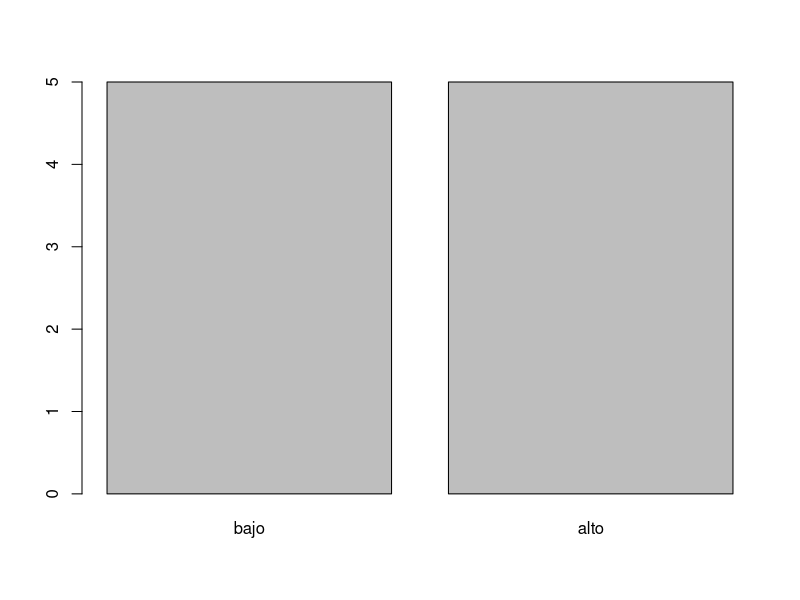
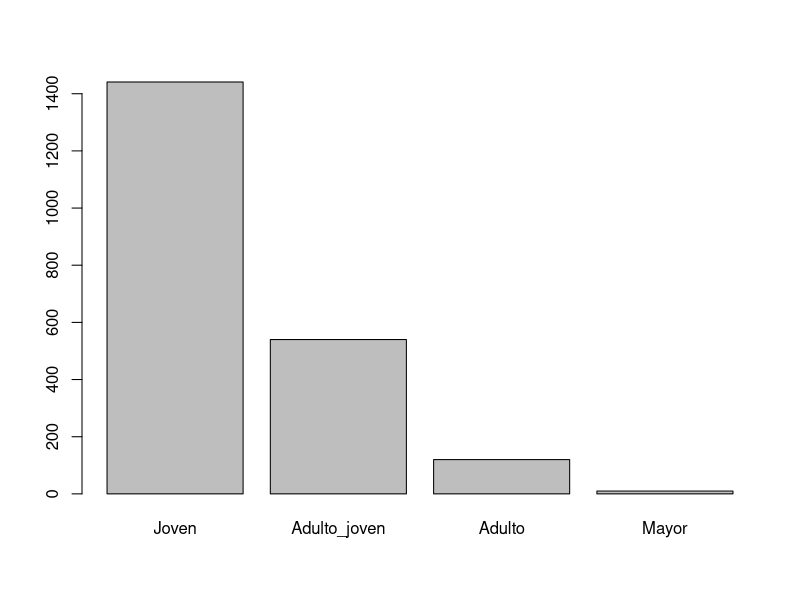
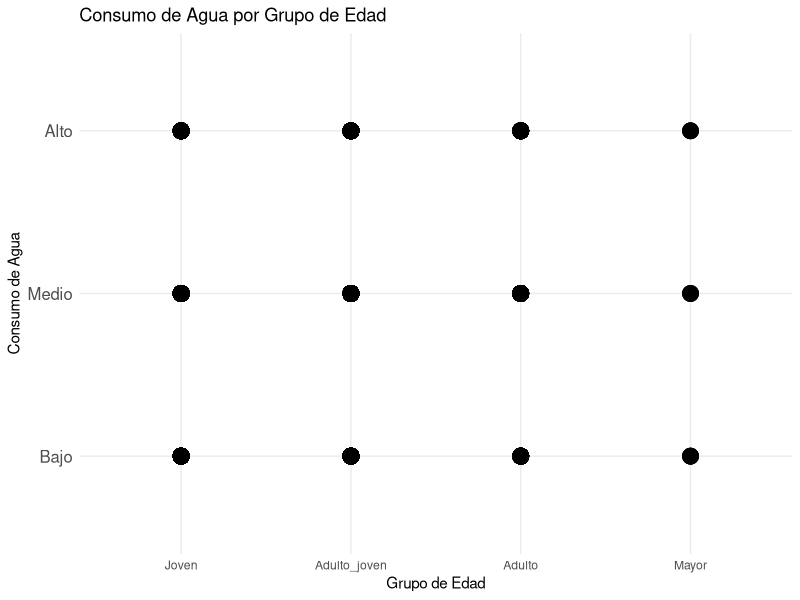
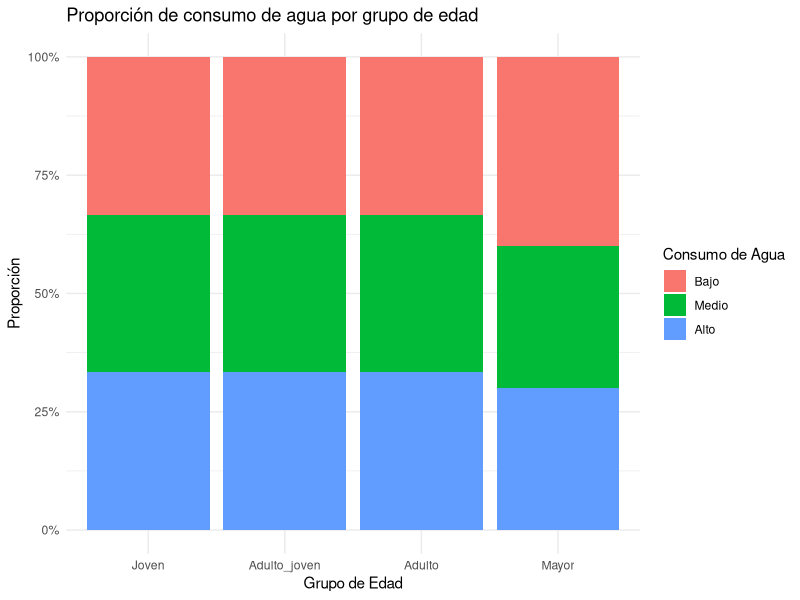

Write R code to recreate these figures, in order.
# ejemplo de discretizacion

install.packages("dplyr")
library("dplyr")

install.packages("readxl")
library("readxl")

install.packages("rstatix")
library("rstatix")

install.packages("ggpubr")
library("ggpubr")

id <- 1:10
estatura <- c(150,160,165,170,175,180,185,190,172,171)


# crear una base de datos
bd1 <- data.frame(id,estatura)
bd1

summary(bd1$estatura)

summary(bd1)
median(bd1$estatura)
#creamos un campo para la discre
bd1['discre'] <- cut(bd1$estatura,
                     breaks = c(min(bd1$estatura), median(bd1$estatura), max(bd1$estatura)),
                     labels = c('bajo','alto'),
                     include.lowest = TRUE)

head(bd1)

cuartiles <- quantile(estatura, probs = c(0, 0.25, 0.50, 0.75, 1))

summary(cuartiles)
print(as.numeric(cuartiles))
#visualizamos
plot(bd1$discre)
bd1['discre'] <- cut(bd1$estatura,
                     breaks = as.numeric(cuartiles),
                     labels = c('bajo','mediano','alto','muy alto'),
                     include.lowest = TRUE)

# bajo, normal, alto


data2 <- read.csv('obe.csv')
df <- data.frame(data2)
summary(data2)


data2$cat_edad <- cut(
  data2$Edad,
  breaks = 4,
  labels = c("Joven","Adulto_joven","Adulto","Mayor")
)

summary(data2)
summary(data2$CH2O_cat)
plot(data2$cat_edad)

data2 <- data2 %>%
  group_by(cat_edad) %>%
  mutate(CH2O_cat = ntile(CH2O, 3)) %>%  
  ungroup()




data2$CH2O_cat <- factor(data2$CH2O_cat, labels = c("Bajo","Medio","Alto"))


ggplot(data2, aes(x = cat_edad, y = CH2O_cat)) +
  geom_point(size = 5) +
  labs(title = "Consumo de Agua por Grupo de Edad",
       x = "Grupo de Edad",
       y = "Consumo de Agua") +
  theme_minimal() +
  theme(axis.text.y = element_text(size = 12),
        axis.ticks.y = element_blank())


data2$CH2O_cat <- factor(data2$CH2O_cat, levels = c("Bajo","Medio","Alto"))

# Tabla cruzada Edad vs Consumo de agua
table(data2$cat_edad, data2$CH2O_cat)


ggplot(data2, aes(x = cat_edad, fill = CH2O_cat)) +
  geom_bar(position = "fill") +   # posición "fill" para proporciones
  labs(title = "Proporción de consumo de agua por grupo de edad",
       x = "Grupo de Edad", 
       y = "Proporción", 
       fill = "Consumo de Agua") +
  scale_y_continuous(labels = scales::percent_format()) +
  theme_minimal()